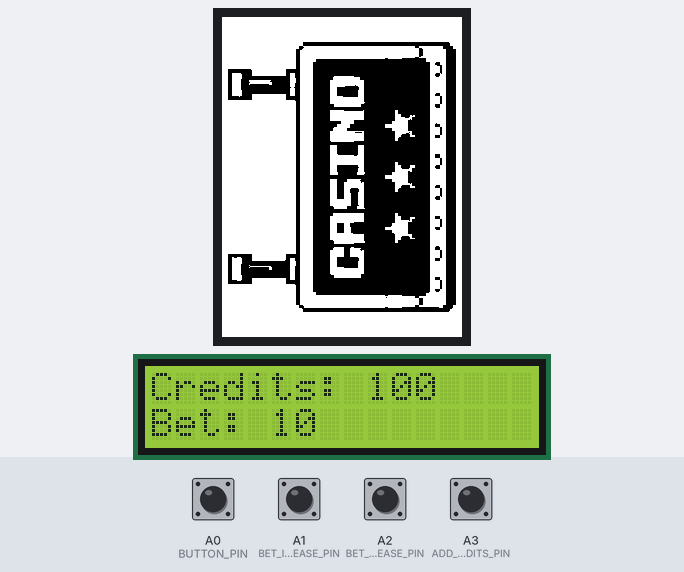
A sketch run on a simulated Arduino Uno, built with avr-gcc and run on an emulated ATmega328P. Parts: 320×240 colour display, 16×2 character LCD. Inputs (shaded band) come from the test bench; at power-on: A0 (BUTTON_PIN), A1 (BET_INCREASE_PIN), A2 (BET_DECREASE_PIN), A3 (ADD_CREDITS_PIN) HIGH. Random numbers use the default seed unless the sketch sets one.

Above: at 1.4 s.
1.5 s: A0 (BUTTON_PIN) pulled LOW for 0.15 s
At 2.7 s:
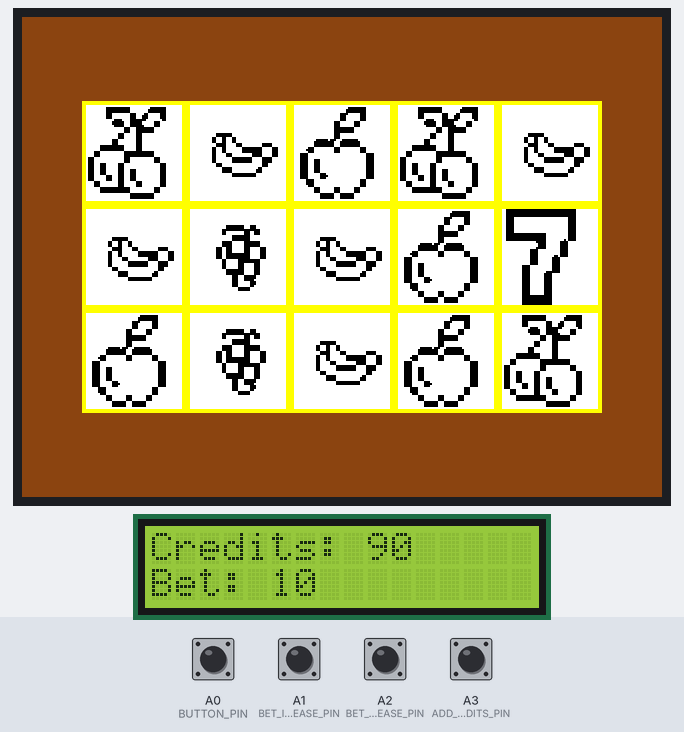
4.6 s: A1 (BET_INCREASE_PIN) pulled LOW for 1 s
At 6.3 s:
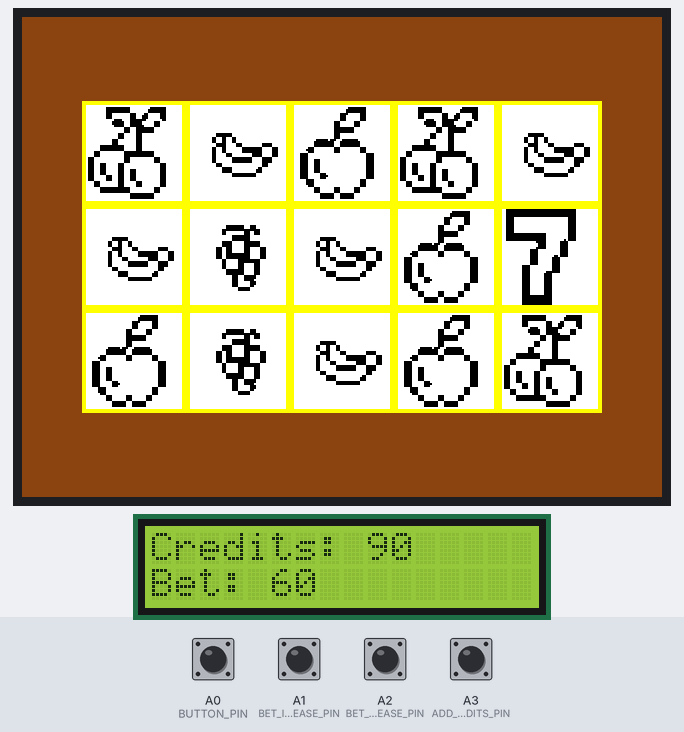
8.6 s: A0 (BUTTON_PIN) pulled LOW for 1 s
At 10.3 s:
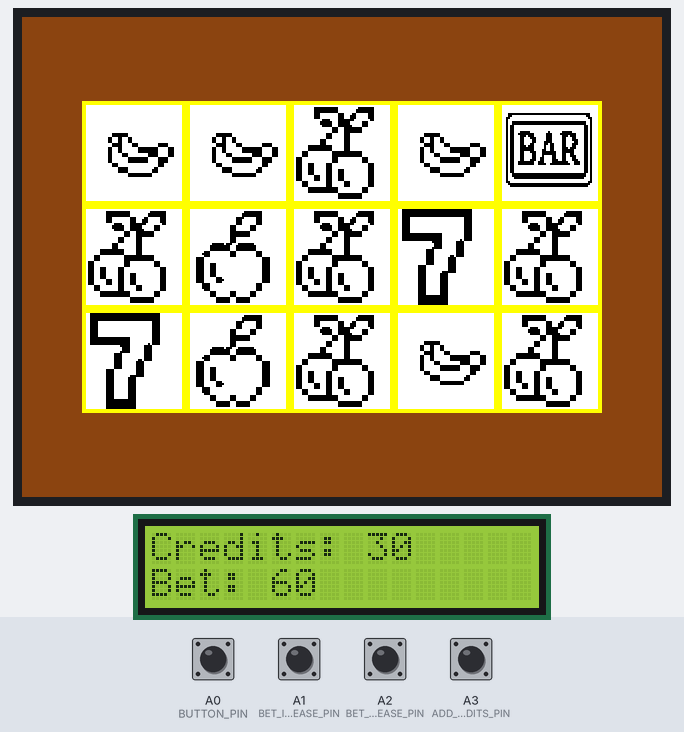
12.6 s: A2 (BET_DECREASE_PIN) pulled LOW for 1 s
At 14.9 s:
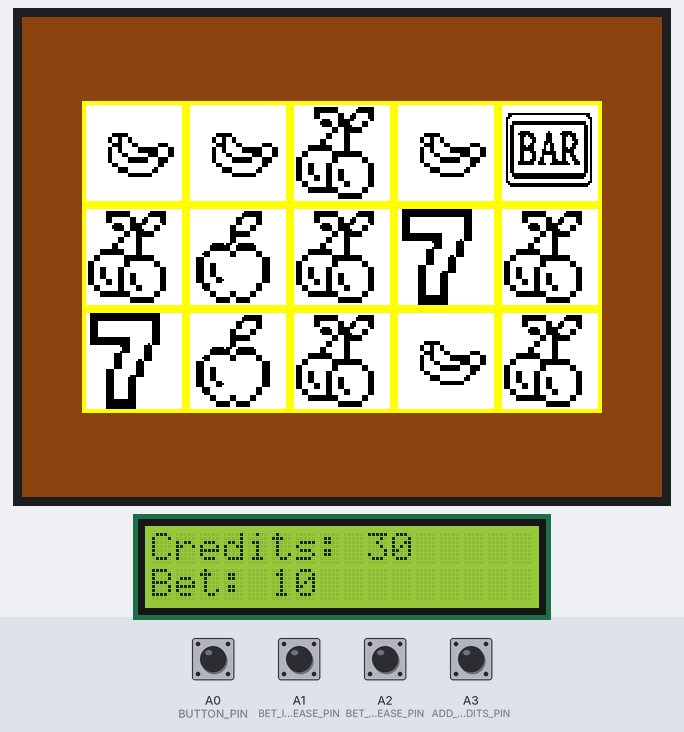
16.6 s: A3 (ADD_CREDITS_PIN) pulled LOW for 1 s
At 18.1 s:
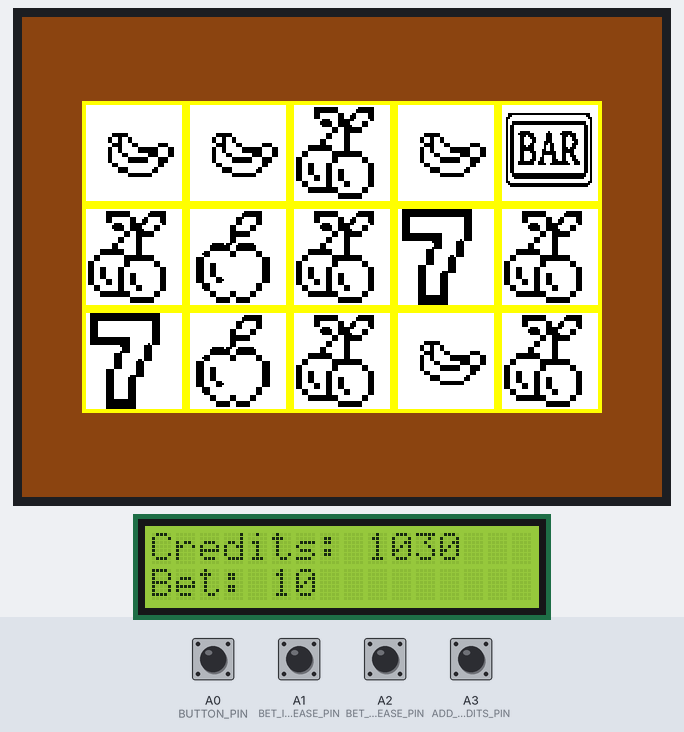
20.6 s: A3 (ADD_CREDITS_PIN) pulled LOW for 0.15 s
At 21.4 s:
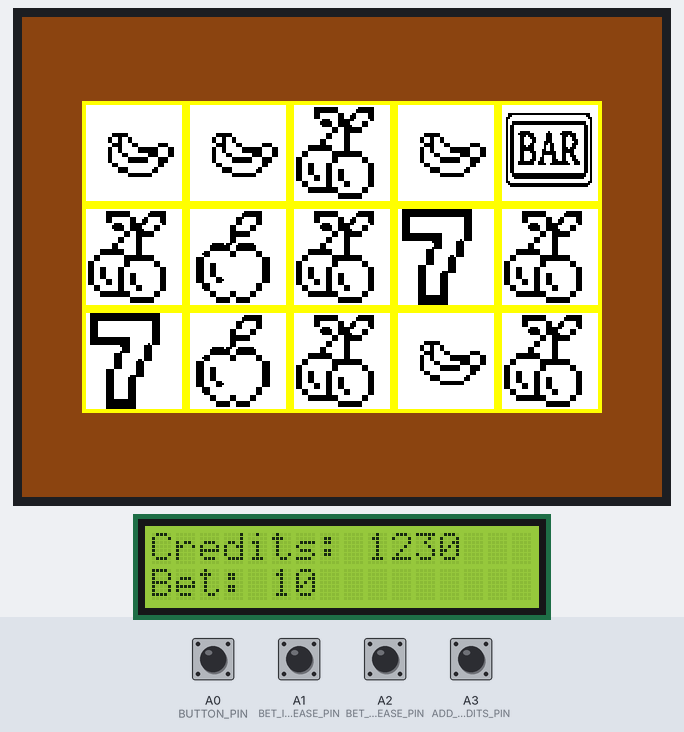
Timing chart, 0 to 23.6 s (numbered marks = the images above; inputs shaded):
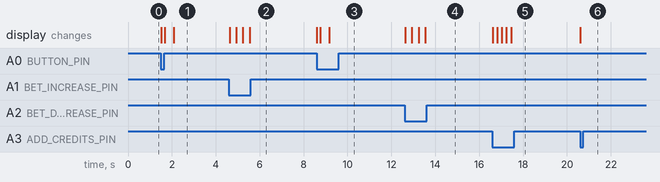

Measured:
- after the input at 1.5 s, the display: first changes at once (image 1 shows a later state)

The sketch:

Full_Modified_Slot_Machine_ILI9341.ino
```cpp
#include <Adafruit_GFX.h>
#include <Adafruit_ILI9341.h>
#include <SPI.h>
#include <LiquidCrystal.h>

#define TFT_CS 6
#define TFT_RST 9
#define TFT_DC 10
#define BUTTON_PIN A0
#define BET_INCREASE_PIN A1
#define BET_DECREASE_PIN A2
#define ADD_CREDITS_PIN A3

#include "cherry.h"
#include "apple.h"
#include "seven.h"
#include "welcome.h"
#include "bar.h"
#include "banana.h"
#include "grape.h"
#include "strawberry.h"
#include "melon.h"

LiquidCrystal lcd(8, 7, 5, 4, 3, 2);

Adafruit_ILI9341 tft = Adafruit_ILI9341(TFT_CS, TFT_DC, TFT_RST);

const uint8_t* slotSymbols[] = { cherry_bitmap, apple_bitmap, seven_bitmap, bar_bitmap, banana_bitmap, grape_bitmap, strawberry_bitmap, melon_bitmap };

const int symbolWeights[] = {15, 15, 5, 5, 25, 10, 15, 10};
const int totalWeight = 75;
const int numSymbols = sizeof(slotSymbols) / sizeof(slotSymbols[0]);

int credits = 100;

const int symbolWidth = 48;
const int symbolHeight = 48;

bool buttonHeldDown = false;
bool welcomeScreenShown = false;

int bet = 10;
const int maxBet = 100;
const int minBet = 10;

const int multipliers[8][3] = {
    {20, 50, 100},
    {30, 80, 150},
    {100, 300, 1000},
    {75, 250, 750},
    {15, 30, 50},
    {50, 150, 500},
    {25, 70, 200},
    {30, 100, 300}
};

int calculatePayout(int grid[3][5]) {
    int payout = 0;

    const int winningLines[5][5][2] = {
        {{0, 0}, {0, 1}, {0, 2}, {0, 3}, {0, 4}},
        {{1, 0}, {1, 1}, {1, 2}, {1, 3}, {1, 4}},
        {{2, 0}, {2, 1}, {2, 2}, {2, 3}, {2, 4}},
        {{0, 0}, {1, 1}, {2, 2}, {-1, -1}, {-1, -1}},
        {{2, 0}, {1, 1}, {0, 2}, {-1, -1}, {-1, -1}}
    };

    for (int line = 0; line < 5; line++) {
        int firstSymbol = -1;
        int matchCount = 0;

        for (int i = 0; i < 5; i++) {
            int row= winningLines[line][i][0];
            int col= winningLines[line][i][1];

            if (row== -1 || col== -1) break;

            if (firstSymbol== -1) {
                firstSymbol= grid[row][col];
                matchCount= 1;
            } else if (grid[row][col]== firstSymbol) {
                matchCount++;
            } else {
                break;
            }
        }

        if (matchCount >= 3) {
            payout += multipliers[firstSymbol][matchCount - 3] * (bet / 10);
        }
    }

    return payout;
}

void adjustBet() {
    static unsigned long lastDebounceTime = 0;
    unsigned long debounceDelay = 200;

    if ((millis() - lastDebounceTime) > debounceDelay) {
        if (digitalRead(BET_INCREASE_PIN)== LOW && bet + 10 <= credits && bet < maxBet) {
            bet += 10;
            lastDebounceTime = millis();
            displayBetAndCredits();
        }

        if (digitalRead(BET_DECREASE_PIN)== LOW && bet > minBet) {
            bet -= 10;
            lastDebounceTime = millis();
            displayBetAndCredits();
        }
    }
}

void displayBetAndCredits() {
    lcd.clear();
    lcd.setCursor(0, 0);
    lcd.print("Credits: ");
    lcd.print(credits);

    lcd.setCursor(0, 1);
    lcd.print("Bet: ");
    lcd.print(bet);
}

int pickWeightedSymbol() {
    int randomValue = random(1, totalWeight + 1);
    int cumulativeWeight = 0;

    for (int i=0; i<numSymbols;i++) {
        cumulativeWeight+= symbolWeights[i];
        if (randomValue<= cumulativeWeight) {
            return i;
        }
    }
    return 0;
}

void drawWelcomeScreen() {
    tft.setRotation(4);
    tft.drawBitmap(0, 0, welcome_bitmap, 240, 320, ILI9341_WHITE, ILI9341_BLACK);
    tft.setTextColor(ILI9341_YELLOW);
}

void drawSlotMachineBackground() {
    tft.setRotation(3);
    tft.fillScreen(tft.color565(139, 69, 19));

    int slotSize = 52;
    int borderThickness = 2;
    int startX = 30;
    int startY = 42;

    for (int row = 0; row < 3; row++) {
        for (int col = 0; col < 5; col++) {
            int x= startX+ col * slotSize;
            int y= startY+ row * slotSize;

            tft.fillRect(x, y, slotSize, slotSize, ILI9341_YELLOW);
            tft.fillRect(x + borderThickness, y + borderThickness, slotSize - 2 * borderThickness, slotSize - 2 * borderThickness, ILI9341_BLACK);
        }
    }
}

void drawSlotResult(int slotGrid[3][5]) {
    tft.setRotation(3);

    int slotSize = 52;
    int borderThickness = 2;
    int startX = 30;
    int startY = 42;

    for (int row = 0; row < 3; row++) {
        for (int col = 0; col < 5; col++) {
            int x = startX + col * slotSize + borderThickness;
            int y = startY + row * slotSize + borderThickness;

            tft.drawBitmap(x, y, slotSymbols[slotGrid[row][col]], 48, 48, ILI9341_WHITE);
        }
    }

    delay(1000);
}

void showWinMessage() {
    tft.setRotation(3);
    tft.fillScreen(ILI9341_GREEN);
    tft.setTextColor(ILI9341_WHITE);
    tft.setTextSize(3);
    tft.setCursor(20, 150);
    tft.println("You Win!");
    delay(2000);
}

bool checkWinCondition(int grid[3][5]) {
    for (int row= 0; row < 3; row++) {
        bool rowWin= true;
        for (int col= 1; col < 5; col++) {
            if (grid[row][col] != grid[row][0]) {
                rowWin = false;
                break;
            }
        }
        if (rowWin) return true;
    }

    for (int col= 0; col < 5; col++) {
        bool colWin = true;
        for (int row= 1; row < 3; row++) {
            if (grid[row][col] != grid[0][col]) {
                colWin = false;
                break;
            }
        }
        if (colWin) return true;
    }

    return false;
}

void showGameOver() {
    tft.setRotation(3);
    tft.fillScreen(ILI9341_BLACK);
    tft.setTextColor(ILI9341_RED);
    tft.setTextSize(3);
    tft.setCursor(80, 180);
    tft.println("Game Over");
    delay(2000);
}

void setup() {
    pinMode(BUTTON_PIN, INPUT_PULLUP);
    pinMode(BET_INCREASE_PIN, INPUT_PULLUP);
    pinMode(BET_DECREASE_PIN, INPUT_PULLUP);
    pinMode(ADD_CREDITS_PIN, INPUT_PULLUP);

    tft.begin();
    tft.setRotation(3);
    tft.fillScreen(ILI9341_BLACK);
    lcd.begin(16, 2);
    lcd.clear();
    displayBetAndCredits();
}

void loop() {
    adjustBet();
    displayBetAndCredits();

    int buttonState = digitalRead(BUTTON_PIN);

    if (digitalRead(ADD_CREDITS_PIN)== LOW) {
        credits += 200;
        displayBetAndCredits();
        delay(200);
    }

    if (!welcomeScreenShown) {
        drawWelcomeScreen();

        while (digitalRead(BUTTON_PIN)== HIGH) {
            delay(10);
        }

        welcomeScreenShown = true;
        buttonHeldDown = true;
    }

    if (welcomeScreenShown && buttonState== LOW && buttonHeldDown) {
        buttonHeldDown = false;

        if (credits < bet) {
            lcd.clear();
            lcd.setCursor(0, 0);
            lcd.print("Not enough");
            lcd.setCursor(0, 1);
            lcd.print("credits!");
            delay(2000);
            return;
        }

        credits -= bet;
        displayBetAndCredits();

        int slotGrid[3][5];
        for (int row = 0; row < 3; row++) {
            for (int col = 0; col < 5; col++) {
                slotGrid[row][col] = pickWeightedSymbol();
            }
        }

        drawSlotMachineBackground();
        delay(300);

        drawSlotResult(slotGrid);
        int payout = calculatePayout(slotGrid);
        if (payout > 0) {
            credits += payout;
            lcd.clear();
            lcd.setCursor(0, 0);
            lcd.print("You Won!");
            lcd.setCursor(0, 1);
            lcd.print("Credits: ");
            lcd.print(payout);
            delay(1000);
        }
        displayBetAndCredits();
    }

    if (buttonState == HIGH) {
        buttonHeldDown = true;
    }
}
```

Source omitted: apple.h (data table, 1886 bytes), banana.h (data table, 1877 bytes), bar.h (data table, 1882 bytes), cherry.h (data table, 1945 bytes), grape.h (data table, 1888 bytes), melon.h (data table, 1873 bytes), seven.h (data table, 1903 bytes), strawberry.h (data table, 1909 bytes), welcome.h (data table, 59510 bytes)
